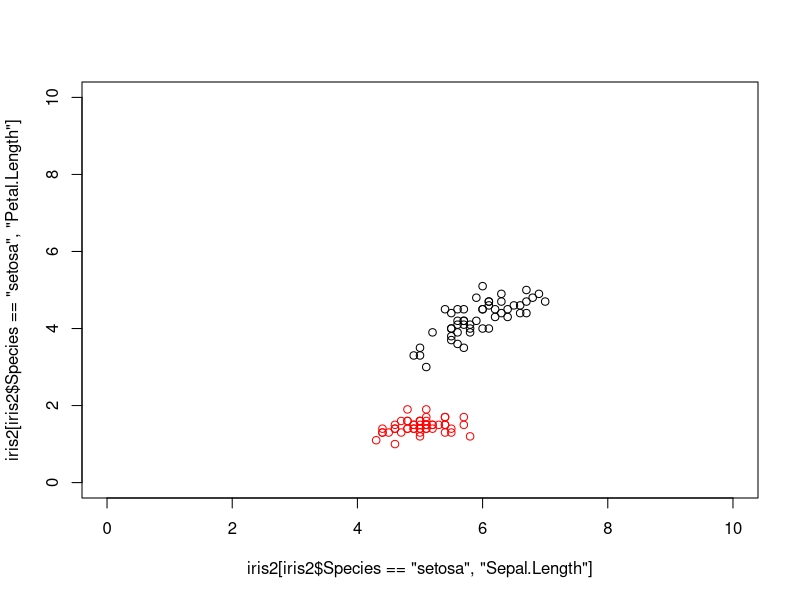

Recreate this plot in R. (Note: this script raises an error after producing the figure.)
#' Test script for ML methods from Chapter 2. 
#'   We will load the famous Iris dataset from R. 
#'   Or you could download the dataset at:
#'    https://archive.ics.uci.edu/ml/machine-learning-databases/iris/iris.data
#'    
#' 
#' Date: 17 July, 2018

library(datasets)
head(iris)

# we will only need two species and two variables 
iris2 <- iris[1:100, c(1, 3, 5)]

# take a look at the dataset. 
plot(iris2[iris2$Species == "setosa", "Sepal.Length"], iris2[iris2$Species == "setosa", "Petal.Length"], 
     col="red", xlim=c(0, 10), ylim=c(0, 10))
points(iris2[iris2$Species != "setosa", "Sepal.Length"], iris2[iris2$Species != "setosa", "Petal.Length"], 
     col="black", xlim=c(0, 10), ylim=c(0, 10))

# create a binary y based on the species
iris2$type <- 1
iris2[iris2$Species != "setosa", "type"] = -1

# Randomly divide the dataset into two part: training set (80 samples) + test set (20 samples)
idx <- sample(1:50, size=40)
idx <- c(idx, idx+50)

training <- iris2[idx, ]
test <- iris2[-idx, ]



############################################
###           begin to train:
############################################

################
##  A. test Perceptron
iris_ML <- create_ML_data(X = training[,1:2], y = training$type)
iris_ML_2 <- Perceptron_train(data = iris_ML)
res <- ML_fit(X = test[,1:2], data=iris_ML_2)
sum(res == test[,4])

################
##  B. test AdalineGD
iris_ML_3 <- AdalineGD_train(data = iris_ML)  # not good. we will need to run standardisation of the variables.
training2 <- training
training2[,1] <- scale(training2[,1])
training2[,2] <- scale(training2[,2])

test2 <- test
test2[,1] <- scale(test2[,1])
test2[,2] <- scale(test2[,2])


iris_ML <- create_ML_data(X = training2[,1:2], y = training2$type)
# the learning rate (eta) is pretty crucial for Adaline. Please try 0.05, 0.01, 0.005, 0.001 and set the n_iter to 50 
#  for better convergence.
iris_ML_3 <- AdalineGD_train(eta = 0.01, n_iter = 50, data = iris_ML)   
res <- ML_fit(X = test2[,1:2], data=iris_ML_3)
sum(res == test2[,4])


################
##  C. test AdalineSGD
iris_ML <- create_ML_data(X = training2[,1:2], y = training2$type)
# the learning rate (eta) is pretty crucial for Adaline. Please try 0.05, 0.01, 0.005, 0.001 and set the n_iter to 50 
#  for better convergence.
iris_ML_4 <- AdalineSGD_train(eta = 0.01, n_iter = 50, data = iris_ML)   
res <- ML_fit(X = test2[,1:2], data=iris_ML_4)
sum(res == test2[,4])

# test the partial fit function of AdalineSGD
iris_ML_5 <- AdalineSGD_train(eta = 0.01, n_iter = 50, data = iris_ML_4, partial_fit = T, add_X = test2[,1:2], add_y = test2[,4])   
res <- ML_fit(X = test2[,1:2], data=iris_ML_5)



################
##  D. test Logistic Regression
iris_ML <- create_ML_data(X = training2[,1:2], y = training2$type)
# the learning rate (eta) is pretty crucial for Adaline. Please try 0.05, 0.01, 0.005, 0.001 and set the n_iter to 50 
#  for better convergence.
iris_ML_6 <- LogisticReg_train(eta = 0.01, n_iter = 200, data = iris_ML)   
res <- ML_fit(X = test2[,1:2], data=iris_ML_6)
sum(res == test2[,4])

# it seems that the average accuracy of LogReg is not very high! There is usually one misspecification.






